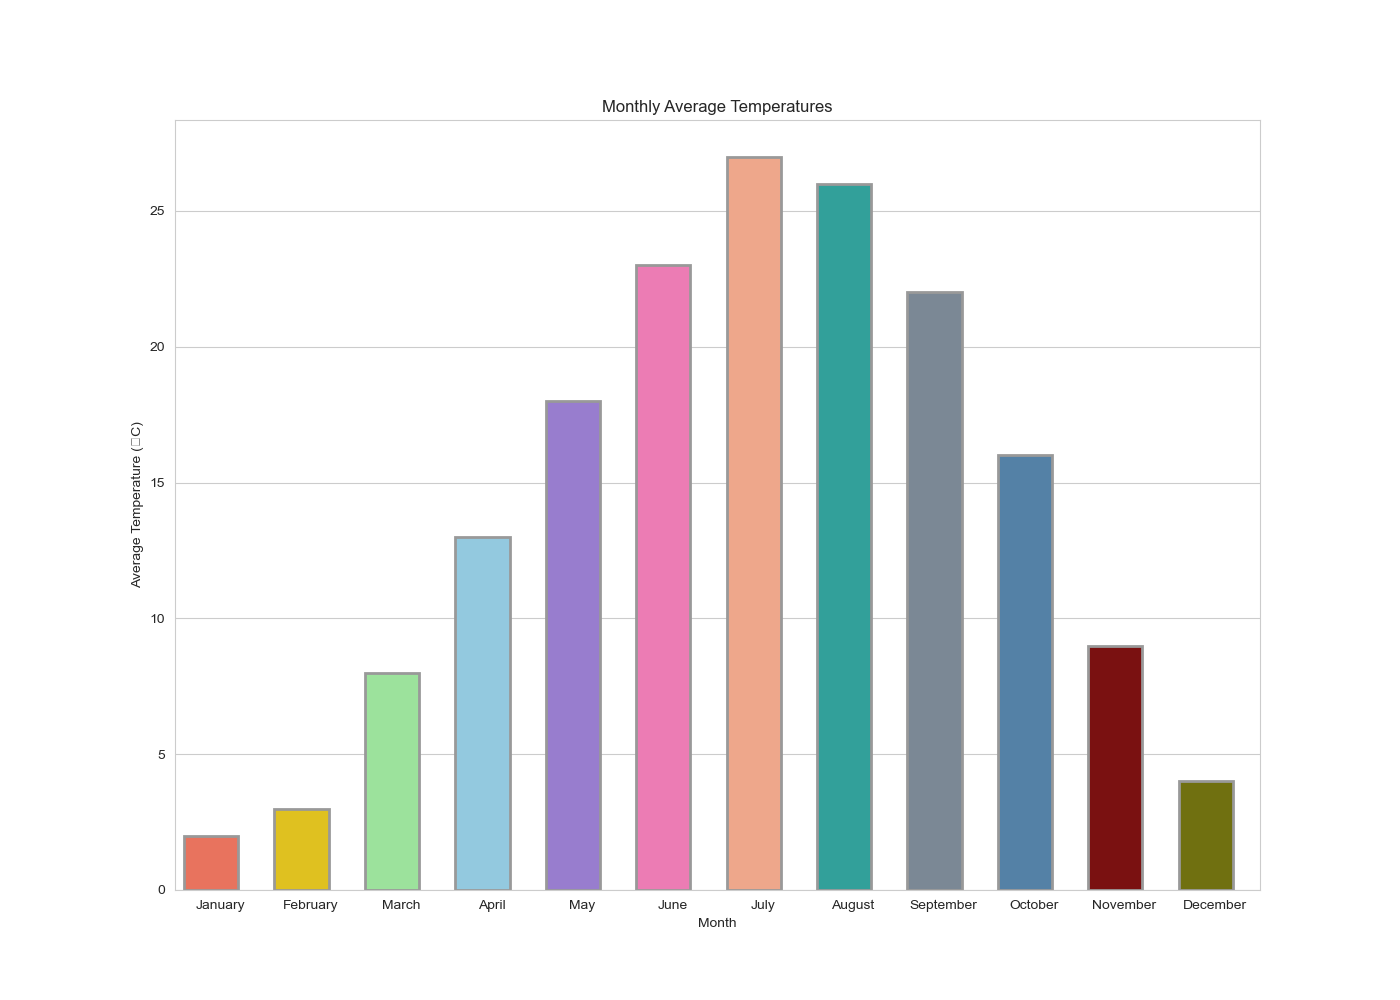

This figure's Python source:

import seaborn as sns
import pandas as pd
import matplotlib.pyplot as plt

data = {
    'Month': ['January', 'February', 'March', 'April', 'May', 'June', 
              'July', 'August', 'September', 'October', 'November', 'December'],
    'Average Temperature (°C)': [2, 3, 8, 13, 18, 23, 27, 26, 22, 16, 9, 4]
}

df = pd.DataFrame(data)

f, ax = plt.subplots(figsize=(14, 10))

sns.barplot(y="Average Temperature (°C)", x="Month", data=df,
            palette=['#FF6347', '#FFD700', '#90EE90', '#87CEEB', '#9370DB', 
                     '#FF69B4', '#FFA07A', '#20B2AA', '#778899', '#4682B4', 
                     '#8B0000', '#808000'], edgecolor=".6", linewidth=2)

ax.set_ylabel('Average Temperature (°C)')
ax.set_xlabel('Month')
ax.set_title('Monthly Average Temperatures')

for container in ax.containers:
    plt.setp(container, width=0.6)

plt.show()
